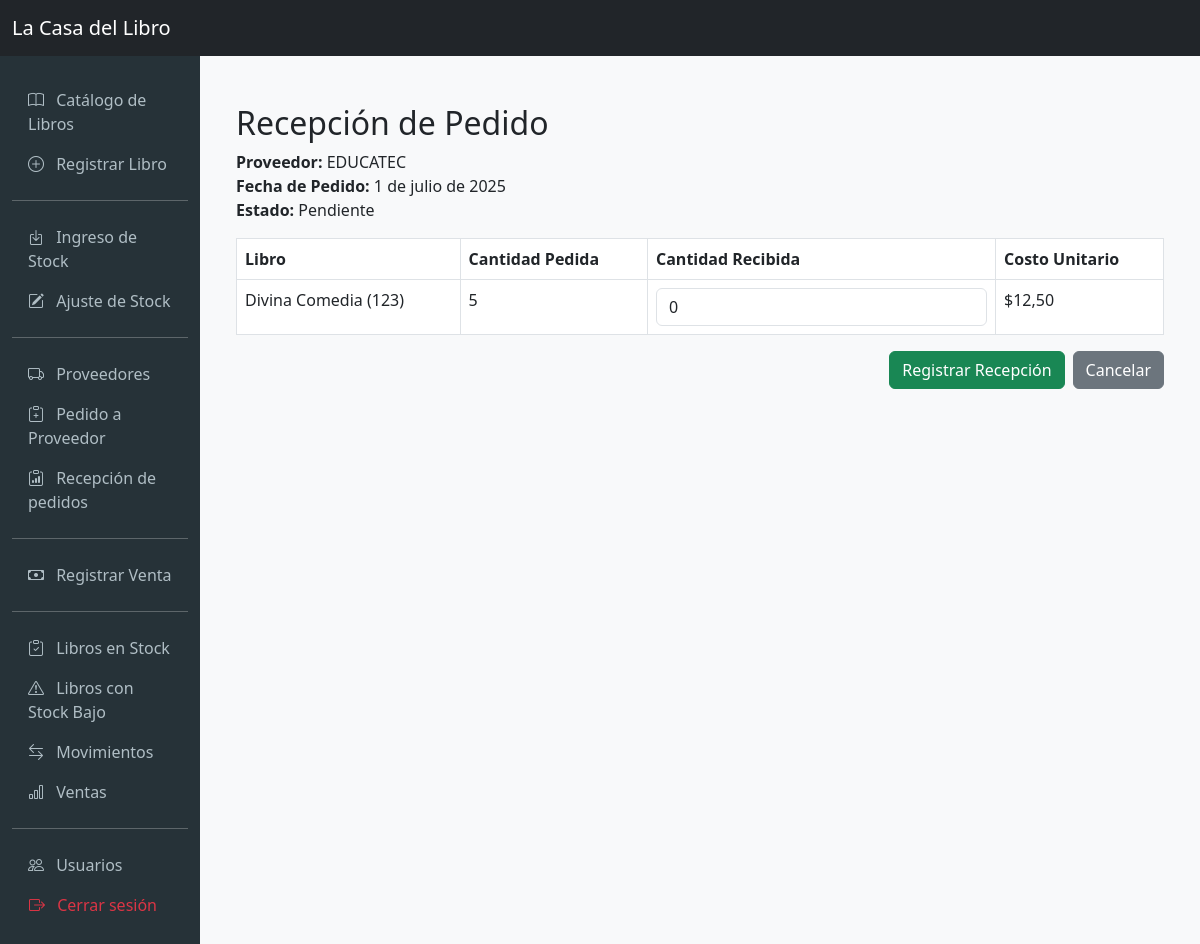
The app's page /pedidos/1/recepcion/ (signed in) with its own data.
### pedidos/models.py (models this page shows, shortened)
class PedidoProveedor(models.Model):
    ESTADO_CHOICES = [
        ('Pendiente', 'Pendiente'),
        ('Enviado', 'Enviado'),
        ('Recibido Parcial', 'Recibido Parcial'),
        ('Completado', 'Completado'),
        ('Cancelado', 'Cancelado'),
    ]
    proveedor = models.ForeignKey(Proveedor, on_delete=models.PROTECT, related_name='pedidos')
    fecha_pedido = models.DateField(auto_now_add=True)
    estado_pedido = models.CharField(max_length=50, choices=ESTADO_CHOICES, default='Pendiente')
    total_pedido = models.DecimalField(max_digits=10, decimal_places=2, default=0.00)

class DetallePedidoProveedor(models.Model):
    pedido = models.ForeignKey(PedidoProveedor, on_delete=models.CASCADE, related_name='detalles')
    libro = models.ForeignKey(Libro, on_delete=models.PROTECT)
    cantidad_pedida = models.IntegerField()
    cantidad_recibida = models.IntegerField(default=0)
    costo_unitario_acordado = models.DecimalField(max_digits=10, decimal_places=2)

### proveedores/models.py (models this page shows)
class Proveedor(models.Model):
    nombre_proveedor = models.CharField(max_length=255, unique=True)
    contacto_principal = models.CharField(max_length=255, blank=True, null=True)
    telefono = models.CharField(max_length=50, blank=True, null=True)
    email = models.EmailField(blank=True, null=True)
    def __str__(self):
        return self.nombre_proveedor

### libros/models.py (models this page shows)
class Libro(models.Model):
    isbn = models.CharField(max_length=13, unique=True, verbose_name='ISBN')
    titulo = models.CharField(max_length=255, verbose_name='Título')
    autor = models.CharField(max_length=255, verbose_name='Autor(es)')
    editorial = models.CharField(max_length=255, verbose_name='Editorial')
    precio_venta = models.DecimalField(max_digits=10, decimal_places=2, verbose_name='Precio de Venta')
    costo_adquisicion = models.DecimalField(max_digits=10, decimal_places=2, verbose_name='Costo de Adquisición')
    stock_actual = models.IntegerField(default=0, verbose_name='Stock Actual')
    stock_minimo = models.IntegerField(default=5, verbose_name='Stock Mínimo')
    categoria = models.CharField(max_length=100, verbose_name='Categoría/Género')
    sinopsis = models.TextField(blank=True, null=True, verbose_name='Sinopsis')
    def __str__(self):
        return f"{self.titulo} ({self.isbn})"
    class Meta:
        verbose_name = 'Libro'
        verbose_name_plural = 'Libros'

### pedidos/views.py (the view, shortened to what this page needs)
# urls.py: path('<int:pk>/recepcion/', PedidoRecepcionView.as_view(), name='pedido_recepcion'),
class PedidoRecepcionView(LoginRequiredMixin, PermissionRequiredMixin, View):
    permission_required = 'pedidos.change_pedidoproveedor'
    template_name = 'pedidos/pedido_recepcion.html'
    def get(self, request, pk):
        pedido = get_object_or_404(PedidoProveedor, pk=pk, estado_pedido='Pendiente')
        formset = RecepcionDetallePedidoFormSet(queryset=pedido.detalles.all())
        return render(request, self.template_name, {'pedido': pedido, 'formset': formset})

### pedidos/templates/pedidos/pedido_recepcion.html (shortened to what this page needs)
{% extends 'base.html' %}
{% block content %}
<div class="container mt-4">
    <h2>Recepción de Pedido</h2>
    <div class="mb-3">
        <strong>Proveedor:</strong> {{ pedido.proveedor }}<br>
        <strong>Fecha de Pedido:</strong> {{ pedido.fecha_pedido }}<br>
        <strong>Estado:</strong> {{ pedido.estado_pedido }}
    </div>
    <form method="post">
        <table class="table table-bordered">
            <thead>
                <tr>
                    <th>Libro</th>
                    <th>Cantidad Pedida</th>
                    <th>Cantidad Recibida</th>
                    <th>Costo Unitario</th>
                </tr>
            </thead>
            <tbody>
                {% for form in formset %}
                <tr>
                    <td>{{ form.instance.libro }}</td>
                    <td>{{ form.instance.cantidad_pedida }}</td>
                    <td>{{ form.cantidad_recibida }}
                    </td>
                    <td>${{ form.instance.costo_unitario_acordado }}</td>
                </tr>
                {% endfor %}
            </tbody>
        </table>
        <div class="d-flex gap-2 justify-content-end mt-3">
            <button type="submit" class="btn btn-success">Registrar Recepción</button>
            <a href="{% url 'pedido_create' %}" class="btn btn-secondary">Cancelar</a>
        </div>
    </form>
</div>
{% endblock %}

### templates/base.html (style rules this page uses)
body { background-color: #f8f9fa; }

### records on screen
PedidoProveedor: proveedor "EDUCATEC", fecha_pedido "1 de julio de 2025", estado_pedido "Pendiente"
DetallePedidoProveedor: instance.libro "Divina Comedia (123)", instance.cantidad_pedida "5", instance.costo_unitario_acordado "12,50"
